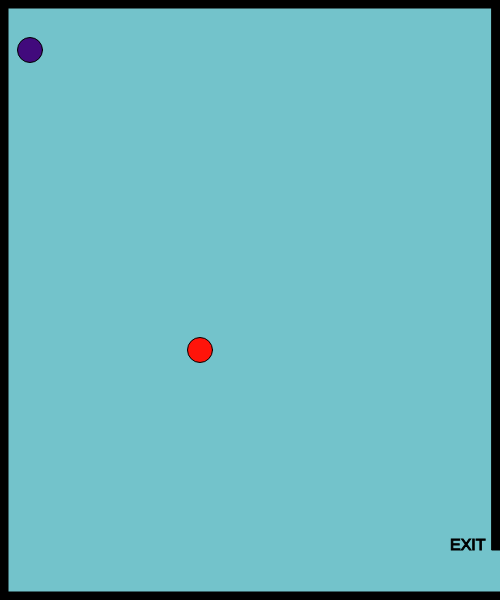
Frame 1 (no input)
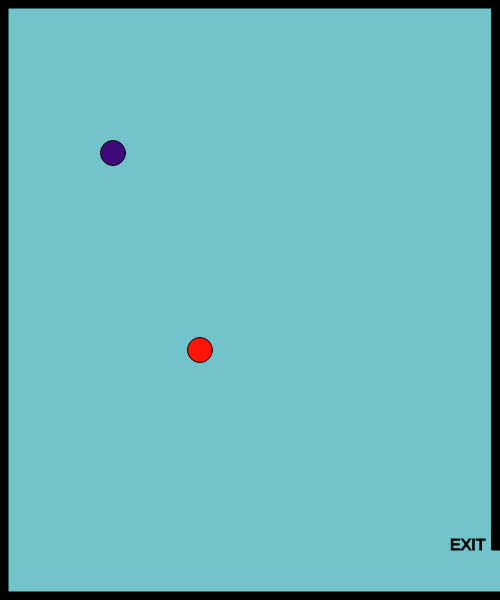
Frame 60 (no input)
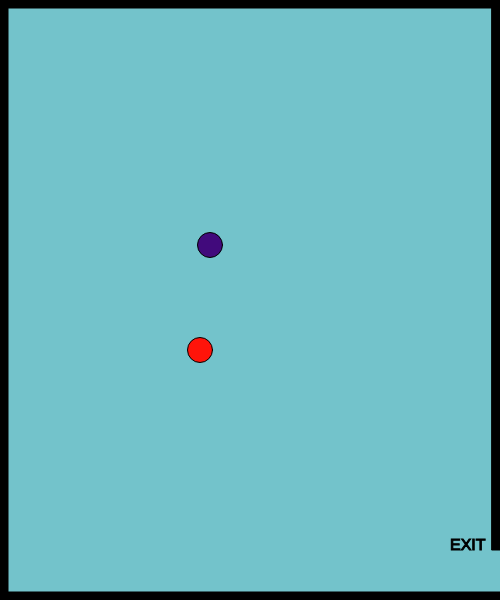
Frame 120 (the mouse pressed at the canvas centre since frame 60)

The p5.js sketch that drew these frames (run headless with seeded random() and noise() and a simulated clock; from frame 60 on, the mouse is pressed at the canvas centre):

// p5.js sketch
// ── sketch.js
// x and y for my character
var characterX = 100;
var characterY = 100;
// define the key codes for each letter
var w = 87; 
var s = 83;
var a = 65;
var d = 68;

// x and y for a shape
var shapeX = 30;
var shapeY = 50;
var shapeXSpeed;
var shapeYSpeed;

// create a shape when the mouse is clicked
var mouseShapeX;
var mouseShapeY;
function setup()
{
    createCanvas(500, 600);
    // get a random speed when the it first starts
    shapeXSpeed = Math.floor(Math.random() * (Math.floor(Math.random() * 5)) + 1);
    shapeYSpeed = Math.floor(Math.random() * (Math.floor(Math.random() * 5)) + 1);
    createCharacter(200,350);
}

function draw()
{    
    background(115,195,203);
    stroke(0);
    fill(0);
    
    // call createBorders function
    createBorders(8);

    // exit message
    textSize(16);
    text("EXIT", width-50,height-50)

    //createCharacter(200,350);
    drawCharacter();
    characterMovement();


    // potential enemy
    fill(65,10,124);
    // draw the shape
    circle(shapeX, shapeY, 25);

     // get a random speed when the it first starts
     shapeXSpeed = Math.floor(Math.random() * (Math.floor(Math.random() * 5)) + 1);
     shapeYSpeed = Math.floor(Math.random() * (Math.floor(Math.random() * 5)) + 1);

    // move the shape
    shapeX += shapeXSpeed;
    shapeY += shapeYSpeed;
    // check to see if the shape has gone out of bounds
    if(shapeX > width)
    {
        shapeX = 0;
    }
    if(shapeX < 0)
    {
        shapeX = width;
    }
    if(shapeY > height)
    {
        shapeY = 0;
    }
    if(shapeY < 0)
    {
        shapeY = height;
    }

    // check to see if the character has left the exit
    if(characterX > width && characterY > width-50)
    {
        fill(0);
        stroke(5);
        textSize(26);
        text("You Win!", width/2-50, height/2-50);
    }

    // create the shape based on the mouse click
    fill(120,130,140);
    circle(mouseShapeX, mouseShapeY, 25);
}

function characterMovement()
{
    // handle the keys
    if(keyIsDown(w))
    {
        characterY -= 10;   
    }
    if(keyIsDown(s))
    {
        characterY += 10;   
    }
    if(keyIsDown(a))
    {
        characterX -= 10;   
        console.log("movement: " + characterX);
    }
    if(keyIsDown(d))
    {
        characterX += 10;   
    }
}
function createCharacter(x,y)
{
    characterX = x;
    characterY = y;
    console.log(characterX);
    //character
    
   // circle(characterX,characterY,25);
}

function drawCharacter()
{
  fill(260,20,10);
    circle(characterX,characterY,25);
}
function createBorders(thickness)
{
    // top border
    rect(0,0,width,thickness);
    // left border
    rect(0,0,thickness,height);
    // bottom border
    rect(0, height-thickness,width, thickness);
    // right upper border
    rect(width-thickness,0,thickness,height-50);
}

function mouseClicked()
{
    mouseShapeX = mouseX;
    mouseShapeY = mouseY;
}
/*
function keyPressed() {
    if (keyCode === LEFT_ARROW) {
        characterX -= 10;
    } 
    else if (keyCode === RIGHT_ARROW) {
        characterX += 10;
    }
    else if (keyCode === UP_ARROW) {
        characterY -= 10;
    }
    else if (keyCode === DOWN_ARROW) {
        characterY += 10;
    }
  }
  */
